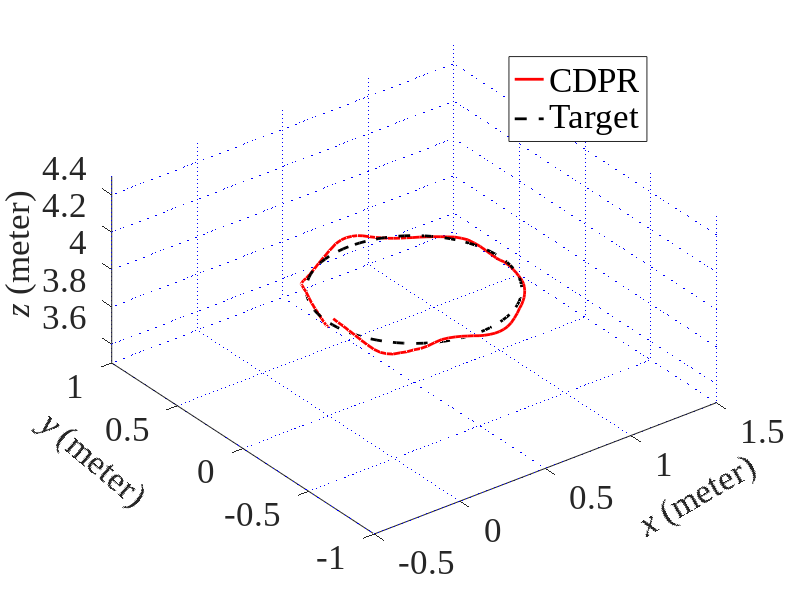

This chart was generated by the following MATLAB code:

clc;
clear;
%%% 画小圆的轨迹
% load('./21/fix_small/network_trajectry_02_0.mat')  % CDPR-small
load('./21/net_small1/network_trajectry_02_0.mat')  % RCDPR-small
r=0.5; %圆的半径为1
c=[0.5 0 4]; %圆心的坐标
delta = 30;
delta_begin1 = 3000;  % 都为3000
delta_begin2 = 3000;  % 除了fixed_small为0，其他都尉3000

x = platform_pos(3000:delta:length(platform_pos)-delta_begin2,1);
y = platform_pos(3000:delta:length(platform_pos)-delta_begin2,2);
z = platform_pos(3000:delta:length(platform_pos)-delta_begin2,3);

% draw
figure();
plot3(x,y,z,'r-','LineWidth',2)

% standard trajectory
n=[0 0 1]; %法向量n
theta=(0:2*pi/length(x):2*pi)'; %theta角从0到2*pi
a=cross(n,[1 0 0]); %n与i叉乘，求取a向量
if ~any(a) %如果a为零向量，将n与j叉乘
    a=cross(n,[0 1 0]);
end
b=cross(n,a); %求取b向量
a=a/norm(a); %单位化a向量
b=b/norm(b); %单位化b向量

c1=c(1)*ones(size(theta,1),1);
c2=c(2)*ones(size(theta,1),1);
c3=c(3)*ones(size(theta,1),1);

x_c=c1+r*a(1)*cos(theta)+r*b(1)*sin(theta);%圆上各点的x坐标
y_c=c2+r*a(2)*cos(theta)+r*b(2)*sin(theta);%圆上各点的y坐标
z_c=c3+r*a(3)*cos(theta)+r*b(3)*sin(theta);%圆上各点的z坐标
hold on;
plot3(x_c,y_c,z_c,'k--','LineWidth',2)
grid on;

%%%%%%%%%%%%%%%%坐标轴相关设置
set(gca,'GridLineStyle',':','GridColor','b','GridAlpha',1);%添加网格虚线
set(gca,'FontName','Times New Roman','FontSize',25);
set(gca,'FontSize',25);
xlabel('\it\fontname{Times New Roman}x \rm(meter)','FontSize',25,'Rotation',30)
ylabel('\it\fontname{Times New Roman}y \rm(meter)','FontSize',25,'Rotation',-40)
zlabel('\it\fontname{Times New Roman}z \rm(meter)','FontSize',25)
hl20 = legend('CDPR','Target','FontName','Times New Roman','FontSize',25);
% hl20 = legend('RCDPR','Target','FontName','Times New Roman','FontSize',25);

set(hl20,'Box','on');
axis equal;
axis([-0.5,1.5,-1.0,1.0,3.5,4.5]) %big
set(gca,'XTickLabelRotation',-45)
% title('(a)','fontsize',25,'position',[2,1.0])


